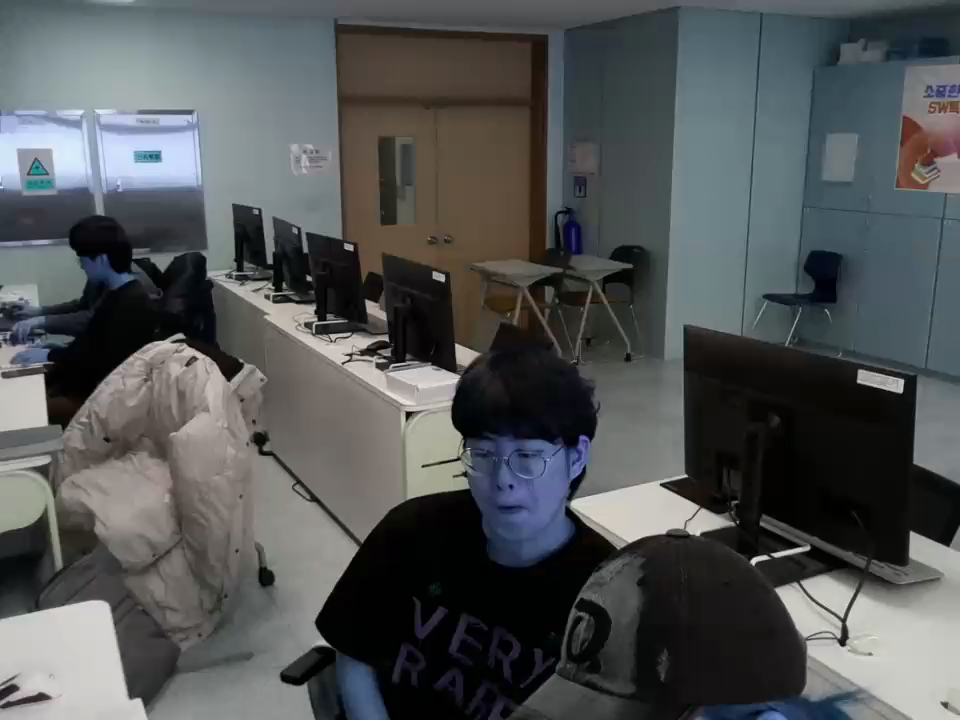
#> input picture 1_20/picture.png, 960 x 720 px
$ python countours.py
#> lines starting #> are read from the running program, lines starting #| are printed output that depends on the picture; after the words box and inside, x2 and y2 are one past the last pixel; in counts of white or black regions, pixels touching at a corner belong together
#-*- coding:utf-8 -*-
import cv2
import numpy as np

img = cv2.imread('picture.png')
#> img is the input picture: shape (720, 960, 3); mean B, G, R 85.2, 84.5, 81.5

imgray = cv2.cvtColor(img,cv2.COLOR_BGR2GRAY)
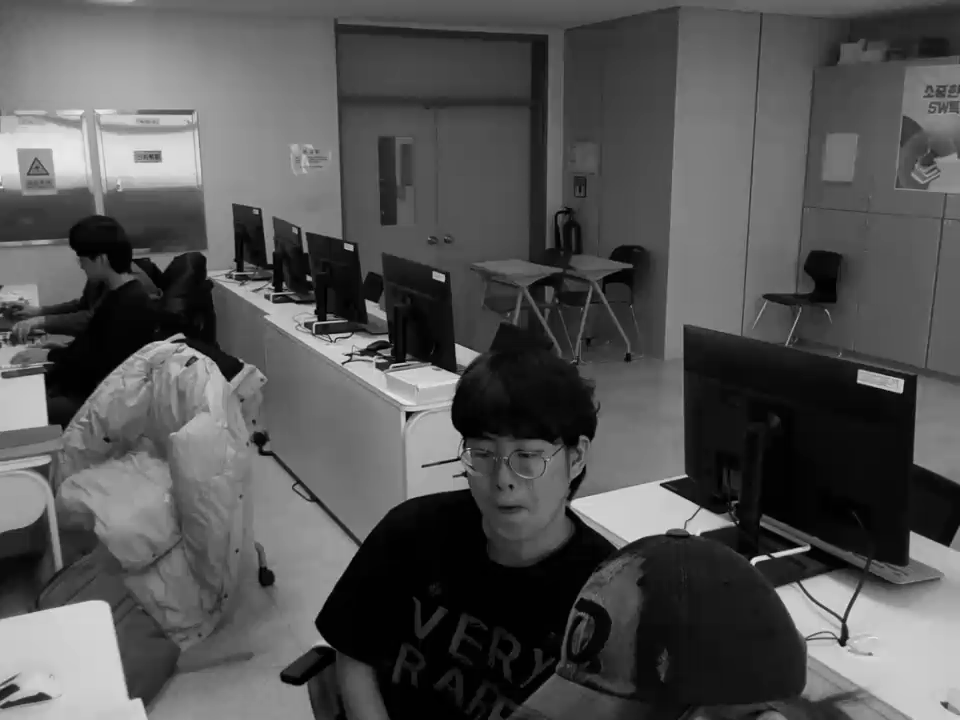
#> imgray: shape (720, 960); min 0, max 236, mean 83.6

#threshold를 이용하여 binary image로 변환
ret, thresh = cv2.threshold(imgray,127,255,0)
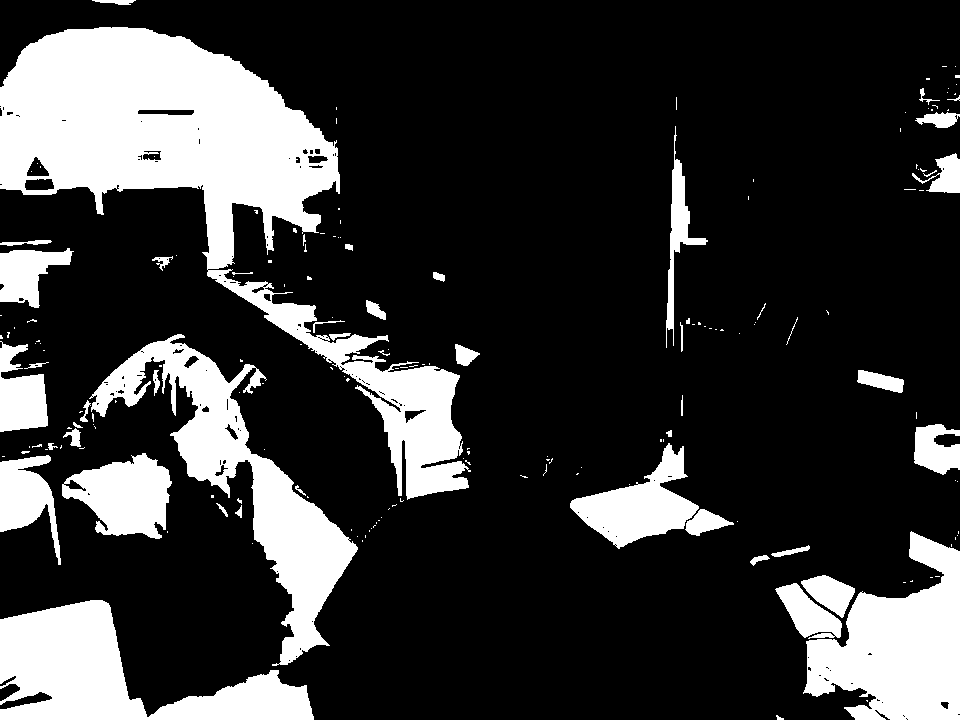
#> thresh: shape (720, 960); 21.7% white; 185 white regions (135 under 20 px)

#contours는 point의 list형태. 예제에서는 사각형이 하나의 contours line을 구성하기 때문에 len(contours) = 1. 값은 사각형의 꼭지점 좌표.
#hierachy는 contours line의 계층 구조
contours, hierachy = cv2.findContours(thresh, cv2.RETR_TREE,cv2.CHAIN_APPROX_SIMPLE)
#> contours = 315 contours, 256 with area under 20; largest, box (x1, y1, x2, y2) and area: (0, 27, 471, 500) 60785, (89, 334, 358, 666) 20012, (0, 600, 314, 720) 17680, (803, 531, 960, 720) 17078, (62, 453, 172, 539) 5878
image = cv2.drawContours(img, contours, -1, (0,255,0), 3)
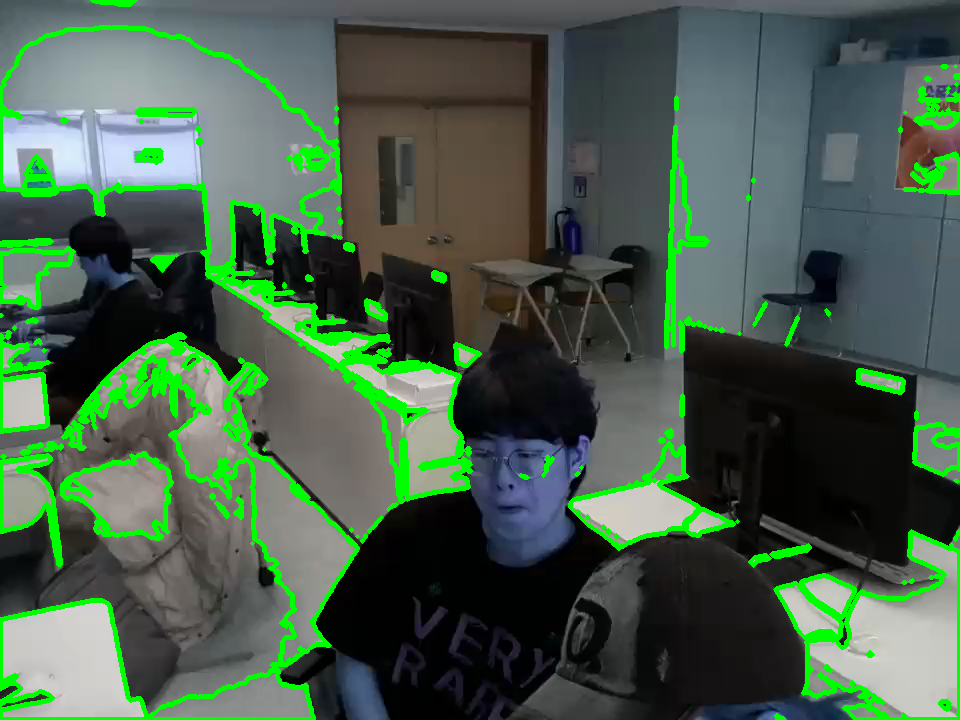
#> image: shape (720, 960, 3); mean B, G, R 74.7, 94.6, 71

cv2.imshow('image', image)
cv2.waitKey(0)
cv2.destroyAllWindows()
